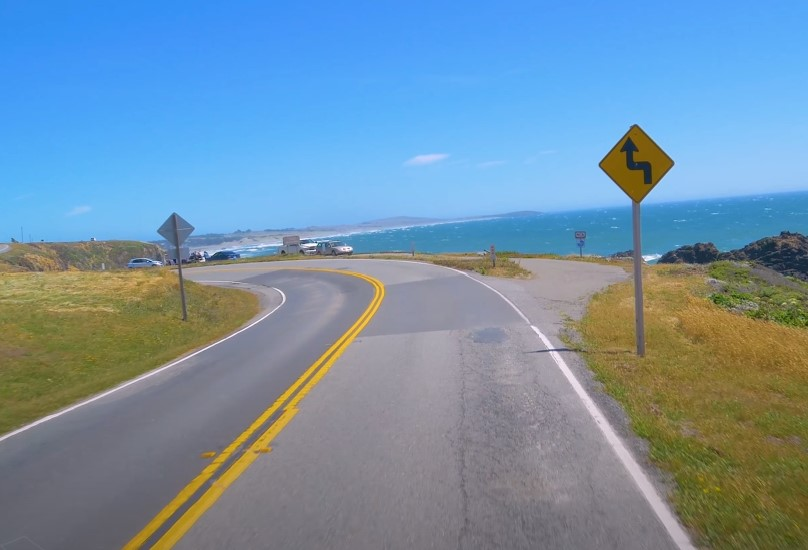
#> input picture src/Detection/TESTDATA/isok.jpg, 808 x 550 px; its folder holds only this picture in this run
$ python -i STOPLINE.py   (imports and definitions only)
#> lines starting #> are read from the running program, lines starting #| are printed output that depends on the picture; after the words box and inside, x2 and y2 are one past the last pixel; in counts of white or black regions, pixels touching at a corner belong together
#> further down, picture is the input picture: shape (550, 808, 3); mean B, G, R 167.3, 145.4, 115.7
import cv2
import numpy as np


def nothing(a=1):
    return

initialized = False

def StopLine(src):
    ################################################################################
    global initialized
    if initialized == False:       # 아래의 코드는 처음 실행했을 때, 한번만 실행되어야하므로 self.initialized를 사용해서 처음에만 실행되도록 짜준 코드
        cv2.namedWindow("LANE", cv2.WINDOW_NORMAL)       # Simulator_Image를 원하는 크기로 조정가능하도록 만드는 코드
        # 흰색 차선을 검출할 때, 이미지를 보면서 트랙바를 움직이면서 흰색선이 검출되는 정도를 파악하고 코드안에 그 수치를 넣어준다.
        cv2.createTrackbar('low_H', 'LANE', 0, 255, nothing)    # Trackbar 만들기
        cv2.createTrackbar('low_S', 'LANE', 0, 255, nothing)
        cv2.createTrackbar('low_V', 'LANE', 230, 255, nothing)
        cv2.createTrackbar('high_H', 'LANE', 255, 255, nothing)
        cv2.createTrackbar('high_S', 'LANE', 255, 255, nothing)
        cv2.createTrackbar('high_V', 'LANE', 255, 255, nothing)
        initialized = True  # 두 번 다시 여기 들어오지 않도록 처리
    #################################################################################

    # img_gray = cv2.cvtColor(src, cv2.COLOR_BGR2GRAY)
    # img_blur = cv2.GaussianBlur(img_gray, (3, 3), 0)
    hsv = cv2.cvtColor(src, cv2.COLOR_BGR2HSV)
#> hsv: shape (550, 808, 3); mean H, S, V 95, 104.8, 182.8

    low_H = cv2.getTrackbarPos('low_H', 'LANE')
    low_S = cv2.getTrackbarPos('low_S', 'LANE')
    low_V = cv2.getTrackbarPos('low_V', 'LANE')
    high_H = cv2.getTrackbarPos('high_H', 'LANE')
    high_S = cv2.getTrackbarPos('high_S', 'LANE')
    high_V = cv2.getTrackbarPos('high_V', 'LANE')

    lower = np.array([low_H, low_S, low_V])
    upper = np.array([high_H, high_S, high_V])

    mask = cv2.inRange(hsv, lower, upper)
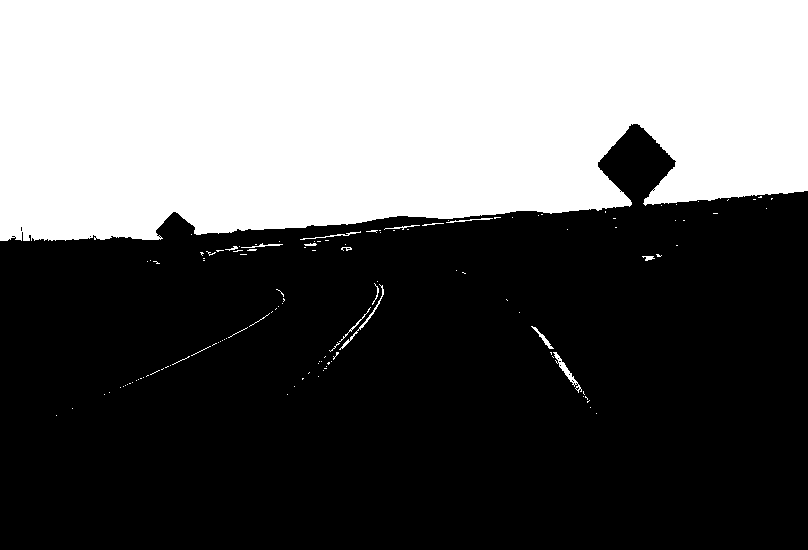
#> mask: shape (550, 808); 39.3% white; 127 white regions (109 under 20 px), largest, box (x1, y1, x2, y2) and area: (0, 0, 808, 241) 173392, (553, 352, 582, 393) 208, (339, 284, 384, 350) 160
    masked = cv2.bitwise_and(src, src, mask = mask)
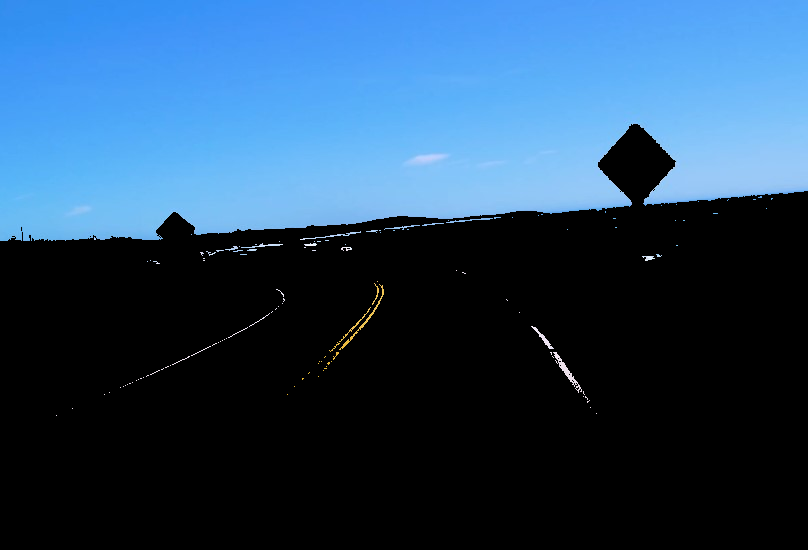
#> masked: shape (550, 808, 3); mean B, G, R 97.4, 69.2, 38.6

    img_canny = cv2.Canny(masked, 40, 120, apertureSize = 3, L2gradient = True)
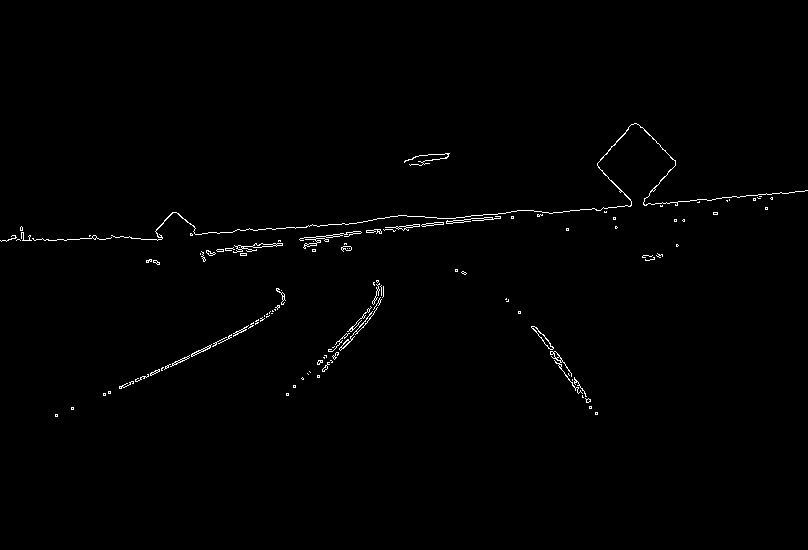
#> img_canny: shape (550, 808); 0.76% white in thin lines or dots, all inside (x1, y1, x2, y2) = (0, 123, 808, 417)

    W = src.shape[1]
#> W = 808
    lines = cv2.HoughLinesP(img_canny, 1, np.pi / 180, 90, minLineLength = W*0.1, maxLineGap = 20)
#> lines = [[385, 227, 513, 216], [190, 235, 356, 223], [235, 246, 511, 217], [548, 212, 807, 190], [110, 393, 268, 316], [269, 244, 454, 222], [0, 240, 162, 237], [190, 233, 367, 221]]

    # 조건
    # 1. 중앙을 지나는 직선
    # 2. 기울기가 5도 이하
    # 3. 가장 가까운 가로선
    # 4. 중앙 하단부분에만 포커스
    # + 차선 인식해서 끝부분과 맞닿게 하면 좋을것 같음
    # + HoughLine 파라미터 수정 필요할수도 (Canny Edge는 Candidate에서 이미 조정된 값)
    # + Canny를 괜히 2번하는중

    angle_treshold =  3 # in degree
    ath = np.tan(np.radians(angle_treshold))
    size = src.shape
#> size = (550, 808, 3)
    midX = size[1]//2
#> midX = 404
    midY = size[0]*0.5
#> midY = 275

    try:
        X1, Y1, X2, Y2 = 0, 0, 0, 0
        for line in lines:
            x1, y1, x2, y2 = line[0]
            if x1-x2==0:
                 x1+=0.001
            if y2>midY and -ath<(y1-y2)/(x1-x2)<ath and (x1-midX)*(x2-midX)<=0 :
                if  y1>Y1:
                    X1, Y1, X2, Y2 = x1, y1, x2, y2
#> this loop made 8 passes
#> after the loop, X1 = 0; X2 = 0; Y1 = 0; Y2 = 0
        sl = [X1, Y1, X2, Y2]
#> sl = [0, 0, 0, 0]
        location = (Y1+Y2)//2
#> location = 0
        if location == 0:
            sl = False
            location = False
        return sl, location
    except:
        sl = False
        location = False
        return sl, location

def DrawStopLine(src, sl, meanPts):
    if sl==False or (meanPts[0]==False and meanPts[1]==False):
        return src
    X1, Y1, X2, Y2 = sl
    cv2.line(src, (X1, Y1), (X2, Y1), (0, 0, 0), 3)
    return src

>>> import cv2
>>> picture = cv2.imread('../TESTDATA/isok.jpg')
>>> result = StopLine(picture)
#> result = (False, False)
